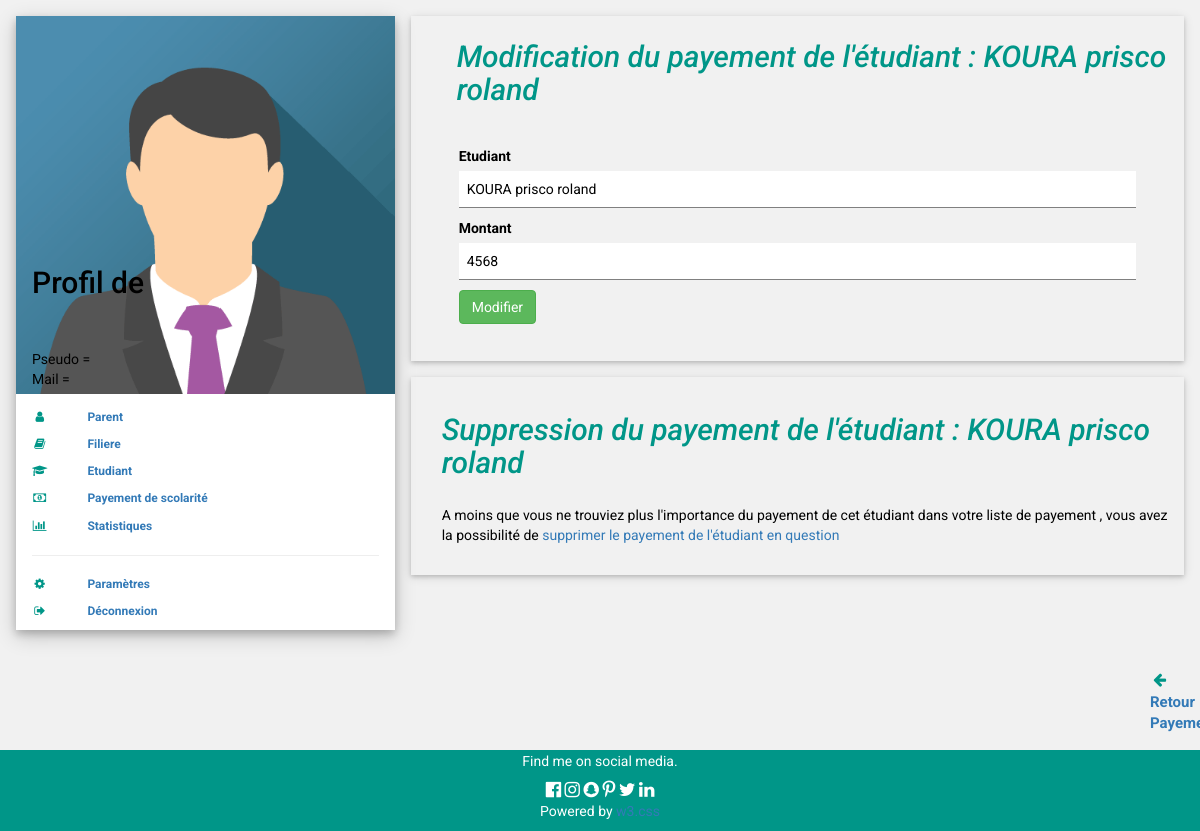
The page /etablissement_payement_action.php?idp=8 on the database its author committed.
### tables this page shows
CREATE TABLE IF NOT EXISTS `payement` (
`idp` int(11) NOT NULL,
  `ljr` date NOT NULL,
  `mate` varchar(80) NOT NULL,
  `montre` int(11) NOT NULL,
  `mont` int(11) NOT NULL
);

### etablissement_payement_action.php (the view, shortened to what this page needs)
<!DOCTYPE html>
<html>
<link rel="stylesheet" href="w3.css">
<link rel="stylesheet" href="font-awesome.min.css">
<link rel="stylesheet" href="bootstrap.min.css">
<body class="w3-light-grey">
<div class="w3-content w3-margin-top" style="max-width:1400px;">
  <div class="w3-row-padding">
    <div class="w3-third">
      <div class="w3-white w3-text-grey w3-card-4">
        <div class="w3-display-container">
          <img src="w3images/avatar3.png" style="width:100%" alt="Avatar">
          <div class="w3-display-bottomleft w3-container w3-text-black">
           <h2>Profil de <?php echo $_SESSION['pseudot']; ?></h2>
              <br/><br/>
             Pseudo = <?php echo $_SESSION['pseudot']; ?>
              <br/>
              Mail = <?php echo $_SESSION['mail']; ?>
                          </div>
        </div>
        <div class="w3-container">
        <br/>
         <p class="w3-small"><b><i class="fa fa-user fa-fw w3-margin-right w3-text-teal"></i><a href="etablissement_parent.php?id=<?php echo ($_SESSION['id']);?>" target="_parent" class="w3-padding-large w3-hover-white" style="text-decoration:none;">Parent</a></b></p>
         <p class="w3-small"><b><i class="fa fa-book fa-fw w3-margin-right w3-text-teal"></i><a href="etablissement_classe.php?id=<?php echo ($_SESSION['id']);?>" target="_parent" class="w3-padding-large w3-hover-white" style="text-decoration:none;">Filiere</a></b></p>
         <p class="w3-small"><b><i class="fa fa-graduation-cap fa-fw w3-margin-right w3-text-teal"></i><a href="etablissement_etudiant.php?id=<?php echo ($_SESSION['id']);?>" target="_parent" class="w3-padding-large w3-hover-white" style="text-decoration:none;">Etudiant</a></b></p>
         <p class="w3-small"><b><i class="fa fa-money fa-fw w3-margin-right w3-text-teal"></i><a href="etablissement_payement.php?id=<?php echo ($_SESSION['id']);?>" target="_parent" class="w3-padding-large w3-hover-white" style="text-decoration:none;">Payement de scolarité</a></b></p>
         <p class="w3-small"><b><i class="fa fa-bar-chart-o fa-fw w3-margin-right w3-text-teal"></i><a href="etablissement_payement.php?id=<?php echo ($_SESSION['id']);?>" target="_parent" class="w3-padding-large w3-hover-white" style="text-decoration:none;">Statistiques</a></b></p>
         <hr>
         <p class="w3-small"><b><i class="fa fa-gear fa-fw w3-margin-right w3-text-teal"></i><a href="etablissement_parametre.php?id=<?php echo ($_SESSION['id']);?>" target="_parent" class="w3-padding-large w3-hover-white" style="text-decoration:none;">Paramètres</a></b></p>
         <p class="w3-small"><b><i class="fa fa-sign-out fa-fw w3-margin-right w3-text-teal"></i><a href="deconnexion.php" target="_parent" class="w3-padding-large w3-hover-white" style="text-decoration:none;">Déconnexion</a></b></p>
        </div>
      </div><br>
    </div>
    <div class="w3-twothird">
      <?php
            $bdd = new PDO('mysql:host=127.0.0.1; dbname=scolariteweb','root', '');
            $idp=$_GET['idp'];
            $_select = $bdd->prepare("SELECT * FROM payement WHERE idp=$idp ");
            $_select->execute();
            while ($s=$_select->fetch(PDO::FETCH_OBJ)) {
          ?>
      <div class="w3-container w3-card-2  w3-margin-bottom">
        <h2 class="w3-text-teal w3-padding-4" style="margin-left:30px;"><i>Modification du payement de l'étudiant : <?php echo $s->mate;?> </i></h2>
        <div class="w3-container">
          <div class="w3-row-padding w3-light-grey w3-padding-16 w3-container">
          <div class="w3-content">
            <form method="POST" action="">
          <label>Etudiant</label>
         <input class="w3-input" value="<?php echo $s->mate;?>" name="etu" readonly="true" id="etu" type="text" autocomplete="off" placeholder="Selectionnez un étudiant"><div id="etudiantList"></div>
          <p>
          <label>Montant</label>
          <input class="w3-input" value="<?php echo $s->mont;?>" autocomplete="off" name="mont" type="number"></p>
              <button  type="submit" class="btn btn-success" name="valider" >Modifier</button>
            </form><br/>
              </div>
          </div>
        </div>
      </div>
        <?php
      }
        ?>
        <?php
            $bdd = new PDO('mysql:host=127.0.0.1; dbname=scolariteweb','root', '');
            $idp=$_GET['idp'];
            $_select = $bdd->prepare("SELECT * FROM payement WHERE idp=$idp ");
            $_select->execute();
            while ($z=$_select->fetch(PDO::FETCH_OBJ)) {
          ?>
      <div class="w3-container w3-card-2 ">
        <h2 class="w3-text-teal w3-padding-16" style="margin-left:15px;"><i>Suppression du payement de l'étudiant : <?php echo $z->mate;?> </i></h2>
    <p style="margin-left:15px;">
      A moins que vous ne trouviez plus l'importance du payement de cet étudiant dans votre liste de payement , vous avez la possibilité de <a href="#demo" style="text-decoration:none; cursor:pointer;" data-toggle="collapse">supprimer le payement de l'étudiant en question</a>
    </p>
 <br/>
</div>
  </div><br/>
</div>
      </div>
      <?php
                   }
                   ?>
  </div><br/>
  <p class="w3-medium" style="margin-left:1150px;"><b><i class="fa fa fa-arrow-left fa-fw w3-margin-right w3-text-teal"></i><a href="etablissement_payement.php?id=<?php echo ($_SESSION['id']);?>" target="_parent" class="w3-padding-2" style="text-decoration:none;">Retour Payement</a></b></p>
<footer class="w3-container w3-teal w3-center w3-margin-top">
  <p>Find me on social media.</p>
  <i class="fa fa-facebook-official w3-hover-text-indigo w3-large"></i>
  <i class="fa fa-instagram w3-hover-text-purple w3-large"></i>
  <i class="fa fa-snapchat w3-hover-text-yellow w3-large"></i>
  <i class="fa fa-pinterest-p w3-hover-text-red w3-large"></i>
  <i class="fa fa-twitter w3-hover-text-light-blue w3-large"></i>
  <i class="fa fa-linkedin w3-hover-text-indigo w3-large"></i>
  <p>Powered by <a href="default.html" target="_blank">w3.css</a></p>
</footer>
</body>
</html>

### etablissement_payement_action.php (style rules this page uses)
html,body,h1,h2,h3,h4,h5,h6 { font-family: "Roboto", sans-serif }
a { cursor: pointer; text-decoration:none; }

### rows shown on the page
payement: mate "KOURA prisco roland", etu "KOURA prisco roland", mont "4568"
